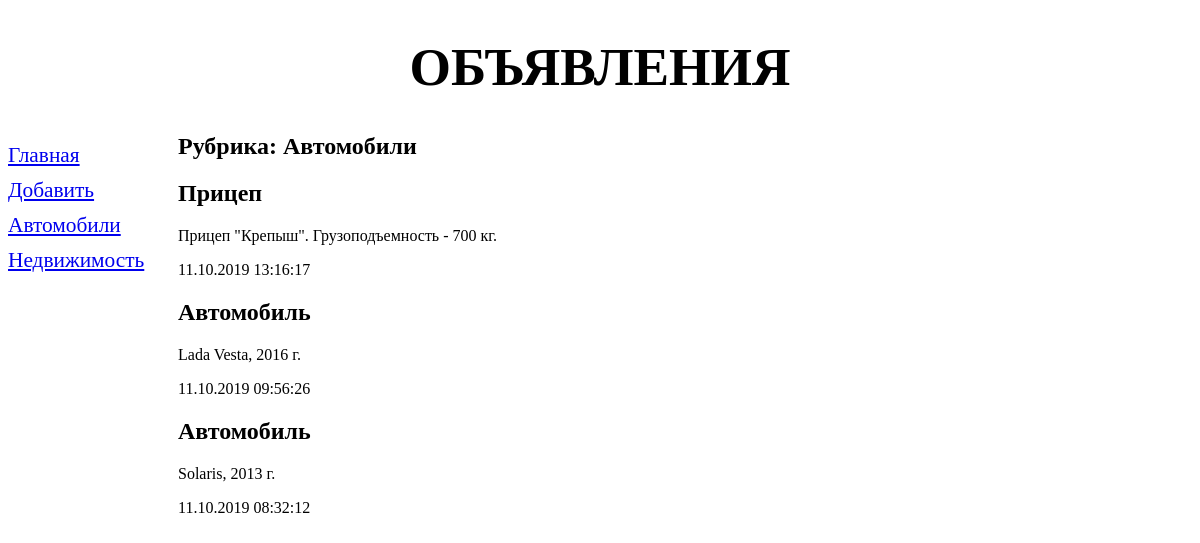
The page /bboard/2/ on the database its author committed.
### bboard/models.py (models this page shows, shortened)
class Rubric(models.Model):
    name = models.CharField(max_length=50, db_index=True, verbose_name='Название')
    class Meta:
        verbose_name = 'Рубрика'
        verbose_name_plural = 'Рубрики'
        ordering = ['name']

class Bb(models.Model):
    rubric = models.ForeignKey(Rubric, on_delete=models.PROTECT, null=True, verbose_name='Рубрика')
    title = models.CharField(max_length=50, verbose_name='Товар')
    content = models.TextField(null=True, blank=True, verbose_name='Описание')
    price = models.FloatField(null=True, blank=True, verbose_name='Цена')
    published = models.DateTimeField(auto_now_add=True, db_index=True, verbose_name='Опубликовано')
    class Meta:
        verbose_name = 'Объявление'
        verbose_name_plural = 'Объявления'
        ordering = ['-published']

### bboard/views.py (the view)
# urls.py: path('<int:rubric_id>/', by_rubric, name='by_rubric'),
def by_rubric(request, rubric_id):
    bbs = Bb.objects.filter(rubric=rubric_id)
    rubrics = Rubric.objects.all()
    current_rubric = Rubric.objects.get(pk=rubric_id)
    context = {'bbs': bbs, 'rubrics': rubrics, 'current_rubric': current_rubric}
    return render(request, 'bboard/by_rubric.html', context)

### bboard/templates/bboard/by_rubric.html (shortened to what this page needs)
{% extends 'layout/basic.html' %}
{% block content %}
    <h2>Рубрика: {{ current_rubric.name }}</h2>
    {% for bb in bbs %}
        <div>
            <h2>{{ bb.title }}</h2>
            <p>{{ bb.content }}</p>
            <p>{{ bb.published|date:"d.m.Y H:i:s" }}</p>
        </div>
    {% endfor %}
{% endblock %}

### bboard/templates/layout/basic.html (shortened to what this page needs)
{% load static %}
<!DOCTYPE html>
<html lang="en">
<head>
    <link rel="stylesheet" type="text/css" href="{% static 'bboard/style.css' %}">
</head>
<body>
<header>
    <h1>Объявления</h1>
</header>
<nav>
    <a href={% url 'index' %}>Главная</a>
    <a href={% url 'add' %}>Добавить</a>
    {% for rubric in rubrics %}
        <a href={% url 'by_rubric' rubric.pk %}>{{ rubric.name }}</a>
    {% endfor %}
</nav>
<section>
    {% block content %}
    {% endblock %}
</section>
</body>
</html>

### bboard/static/bboard/style.css (style rules this page uses)
header h1 { font-size: 40pt; text-transform: uppercase; text-align: center; }
nav { font-size: 16pt; width: 150px; float: left; }
nav a { display: block; margin: 10px 0px; }
section { margin-left: 170px; }

### rows shown on the page
Rubric: name "Автомобили"
Rubric: name "Недвижимость"
Bb: title "Прицеп", content "Прицеп \"Крепыш\". Грузоподъемность - 700 кг.", published "11.10.2019 13:16:17"
Bb: title "Автомобиль", content "Lada Vesta, 2016 г.", published "11.10.2019 09:56:26"
Bb: title "Автомобиль", content "Solaris, 2013 г.", published "11.10.2019 08:32:12"
